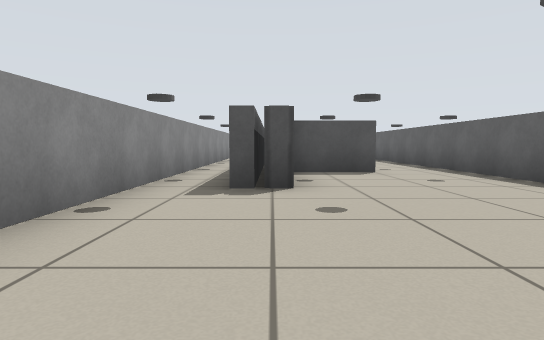
View 1 (above)

17 first-person views from a walk through a Stage world. The camera is 0.53 m above the floor, tilts 4° down and sees 75° across. The lines on the ground mark 1 m squares. The floor is counted in squares, 1 m on a side. Each view is taken from the middle of a square. On the plan, view 1 faces up. The plan holds only what a view shows up to about 9 squares ahead; the rest is blank. Robots are left out.

View 2
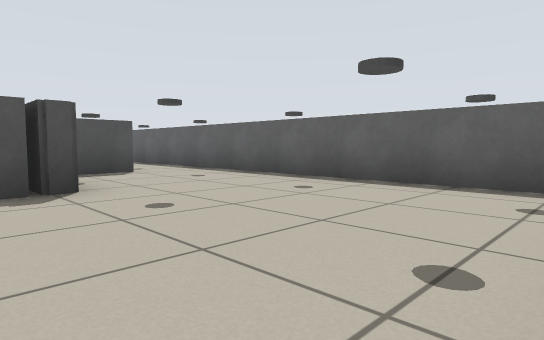

View 3
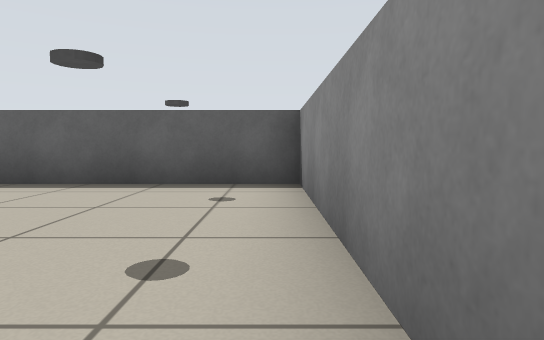

View 4
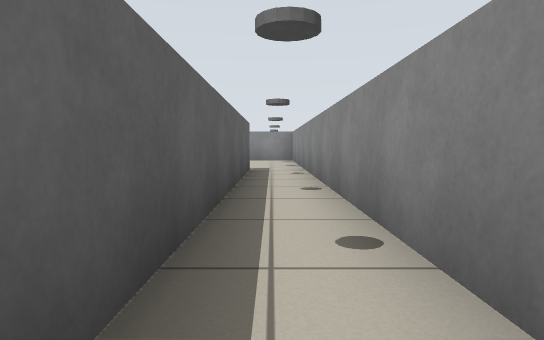

View 5
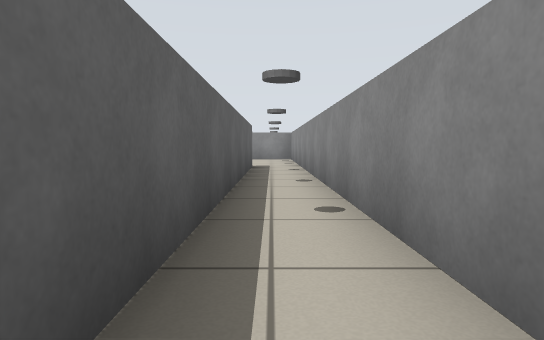

View 6
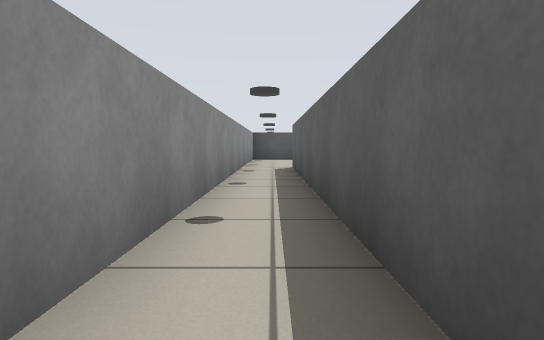

View 7
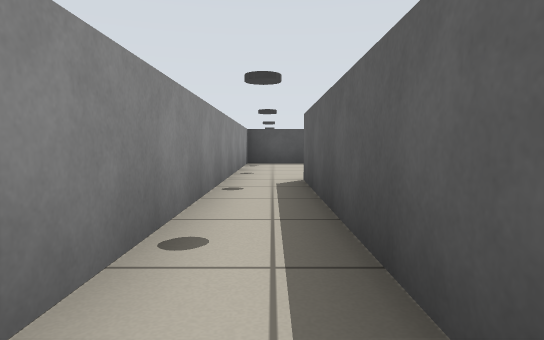

View 8
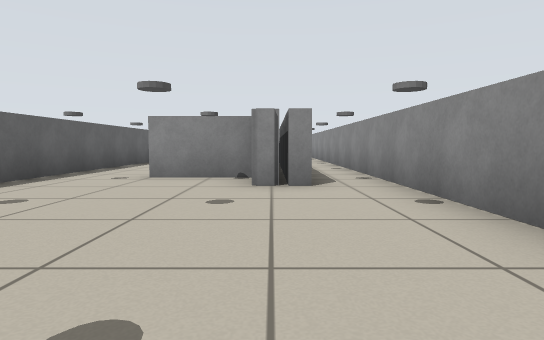

View 9
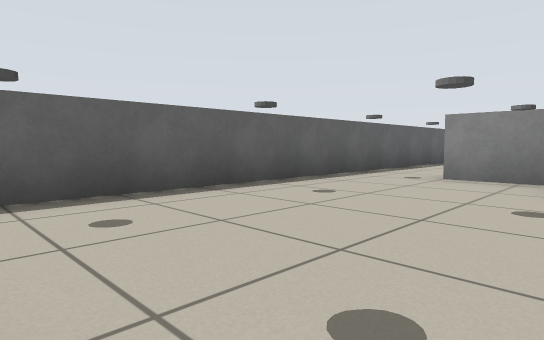

View 10
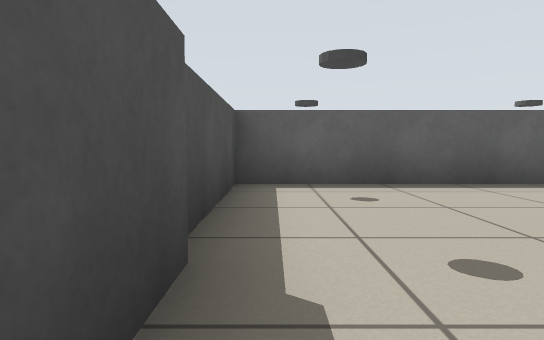

View 11
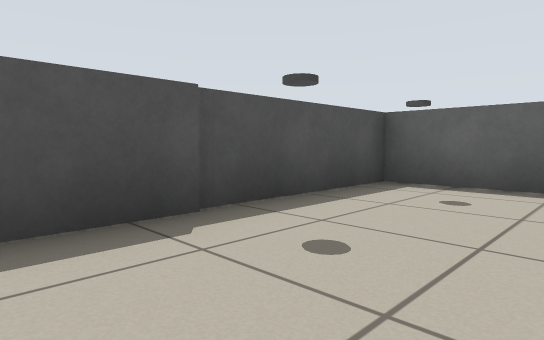

View 12
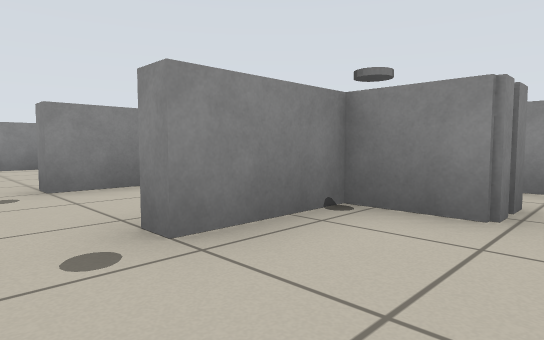

View 13
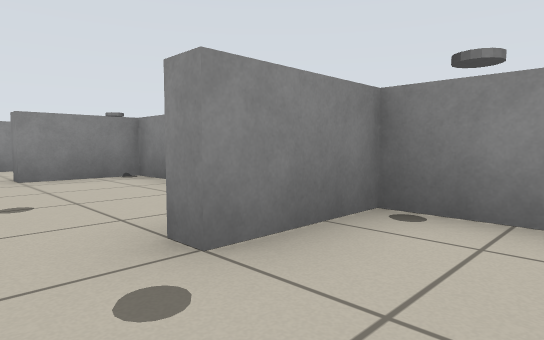

View 14
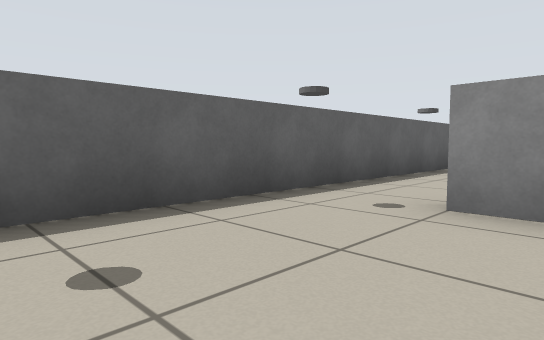

View 15
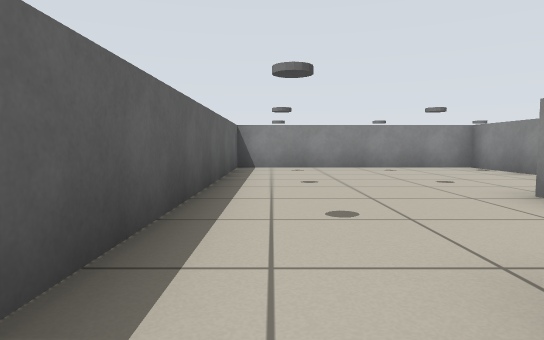

View 16
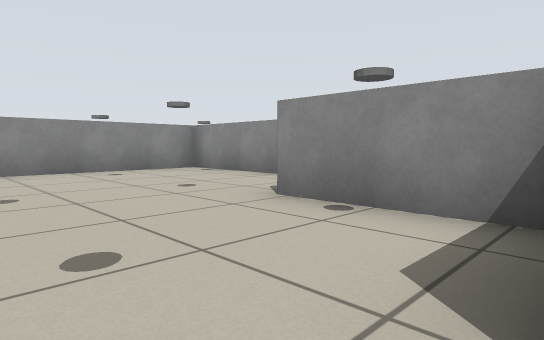

View 17
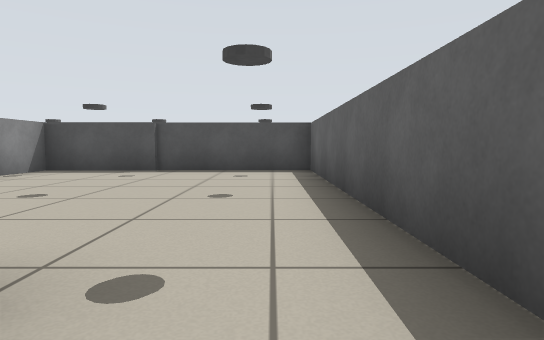

### Floor plan
Points are (right, up) in squares from view 1. A wall is a line through its corners. A room is listed if a view was taken in it or the views show most of it. See-through windows are left out.
Room 1 (views 1, 2, 3, 4, 5, 6, 7, 16)
walls: (-0.1, 4.2) (-0.1, 5); (2.1, 6.9) (0.3, 6.9) (0.3, 4.3) (-0.5, 4.3) (-0.5, 18.4); (-1.7, 18.4) (-1.7, -0.4) (3.8, -0.4) (3.8, 7.5)
ways out: opening at (-1, 18) to room 2; opening at (3, 7) to room 5
Room 2 (views 8, 9, 10, 11, 12)
walls: (-0.5, 18.4) (0.3, 18.4) (0.3, 17.2) (2, 17.2) (2, 16.8); (3.8, 16.5) (3.8, 23.4) (-1.7, 23.4) (-1.7, 18.4)
ways out: opening at (-1, 18) to room 1; opening at (3, 17) to room 3
Room 3 (views 13, 17)
walls: (0.3, 15.8) (0.3, 14.5) (2, 14.5) (2, 14.1); (3.8, 13.5) (3.8, 16.5)
ways out: opening at (3, 17) to room 2; opening at (3, 14) to room 4
Room 4 (view 14)
walls: (0.3, 11) (0.3, 10) (2.1, 10); (3.8, 10.5) (3.8, 13.5)
ways out: opening at (3, 14) to room 3; opening at (3, 10) to room 5
Room 5 (view 15)
walls: (3.8, 7.5) (3.8, 10.5)
ways out: opening at (3, 7) to room 1; opening at (3, 10) to room 4

Where each view was taken, in squares from view 1:
view 1: 0 up, 0 right, facing up
view 2: 0 up, 1 left, facing up-right
view 3: 0 up, 1 left, facing right
view 4: 12 up, 1 left, facing down
view 5: 13 up, 1 left, facing down
view 6: 10 up, 1 left, facing up
view 7: 13 up, 1 left, facing up
view 8: 23 up, 0 right, facing down
view 9: 23 up, 0 right, facing down-right
view 10: 23 up, 1 left, facing right
view 11: 21 up, 1 left, facing up-right
view 12: 19 up, 3 right, facing down-left
view 13: 16 up, 3 right, facing down-left
view 14: 13 up, 1 right, facing down-right
view 15: 8 up, 3 right, facing down
view 16: 7 up, 3 right, facing down-left
view 17: 16 up, 3 right, facing up
